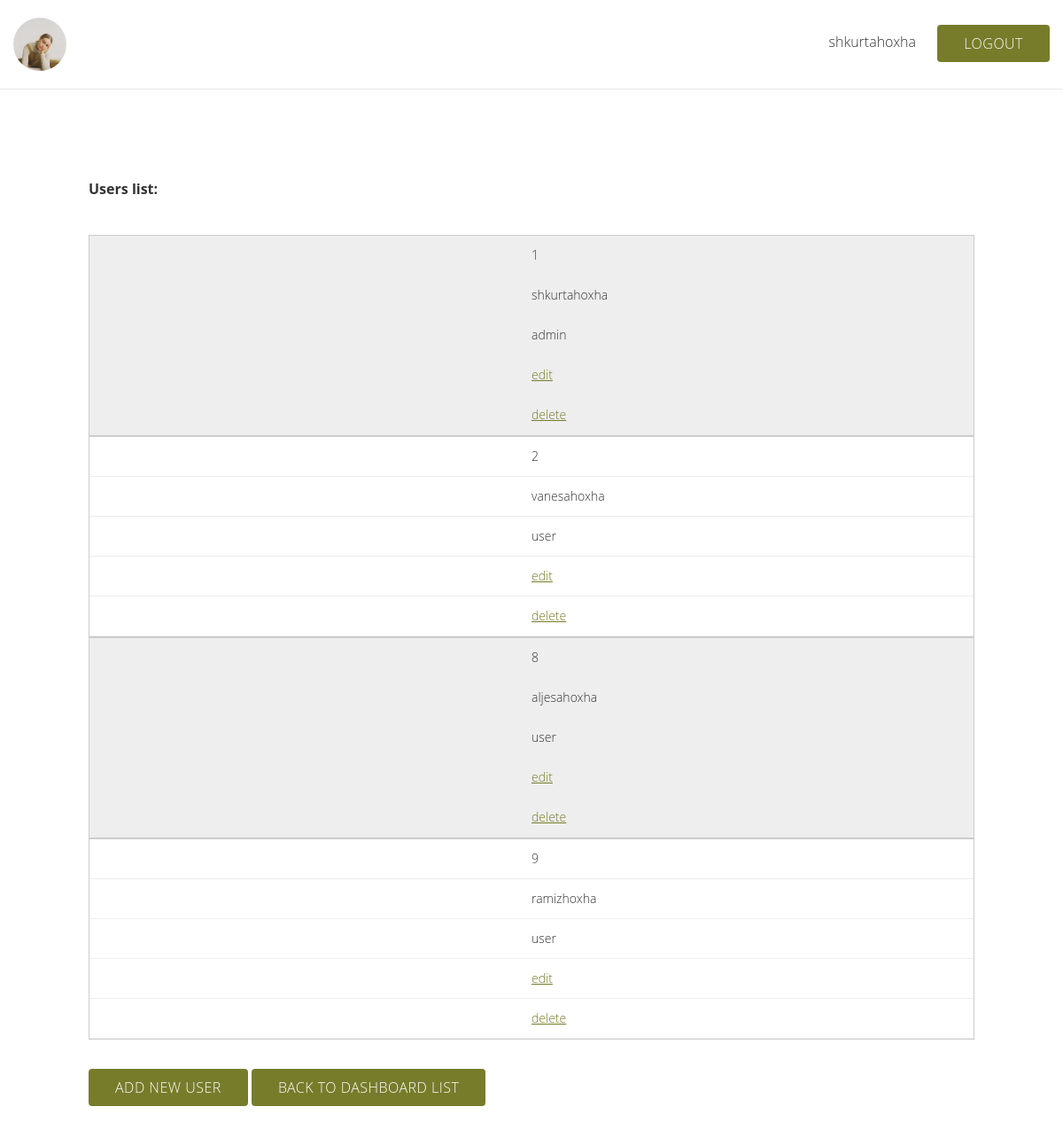
Page /users-list.php (signed in) on the earlier database version.
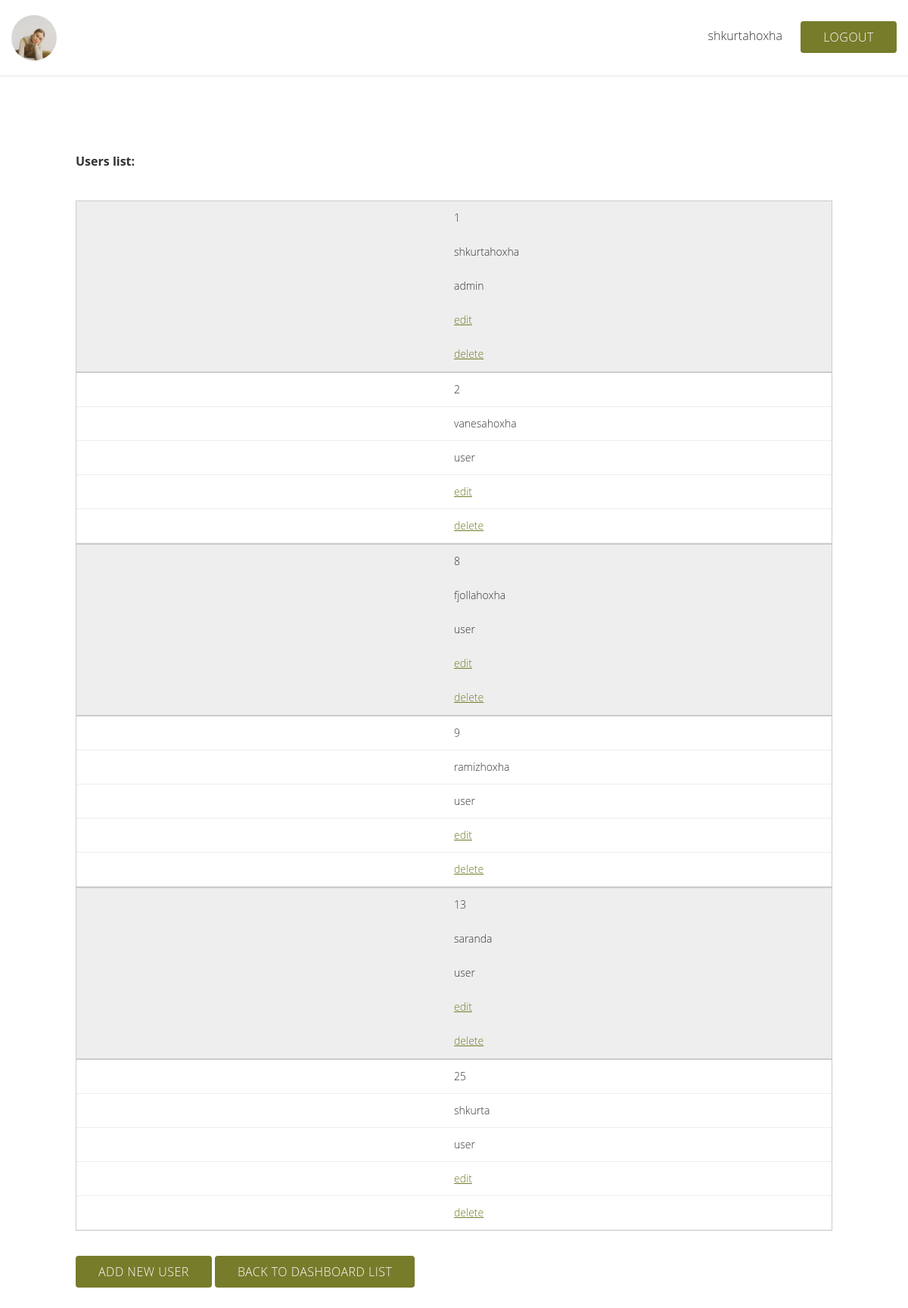
Same page on the later database version.
### tables this page shows
CREATE TABLE `users` (
  `id` int(11) NOT NULL,
  `username` varchar(50) NOT NULL,
  `password` varchar(255) NOT NULL,
  `role` enum('user','admin') NOT NULL,
  `created_at` datetime DEFAULT CURRENT_TIMESTAMP
);

### db/Dbconnect.php (called while the page is built)
<?php
class Dbconnect
{
    private $_localhost = 'localhost';
    private $_user = 'root';
    private $_password = '*Shkurta123*';
    private $_dbname = 'photography';
    protected $connection;
    public function __construct()
    {
        if (!isset($this->connection)) {
            $this->connection = new mysqli($this->_localhost, $this->_user, $this->_password, $this->_dbname);
        }
        else{
            echo "connection failed";
        }
        return $this->connection;
    }
}

### Crud.php (called while the page is built, shortened)
<?php
include_once('db/Dbconnect.php');
class Crud extends Dbconnect
{
    public function selectalldata($table)
    {
        $select = "SELECT * FROM $table";
        $select1 = $this->connection->query($select);
        return $select1;
    }
}
?>

### users-list.php (the view, shortened to what this page needs)
<?php
include("layout/header.php");
include_once("Crud.php");
if (isset($_SESSION['username']) && isset($_SESSION['id'])) { ?>
<nav>
    <?php if ($_SESSION['role'] == 'admin') { ?>
    <div class="admin-top-header flex custom-justify">
        <figure class="admin-logo">
            <img src="assets/images/general/Shkurta-Photographer.jpg" alt="" title="">
        </figure>
        <div class="dashboard-btns">
            <?= $_SESSION['username'] ?>
            <a href="logout.php" class="btn">Logout</a>
        </div>
    </div>
    <div class="tabset">
        <h4>Users list:</h4>
        <table class="table table-striped">
            <tbody>
            <?php
            $crud= new crud();
            $result = $crud->selectalldata("users");
            while($data = mysqli_fetch_array($result))
            {
                ?>
                <tr>
                    <td><?php echo $data['id']; ?></td>
                    <td><?php echo $data['username']; ?></td>
                    <td><?php echo $data['role']; ?></td>
                    <td><a href="edit-users.php?editid=<?php echo $data['id'];?>">edit</td>
                    <td><a href="users-list.php?delid=<?php echo $data['id'];?>" onclick=" return confirm('Do You really want to delete this data')">delete</td>
                </tr>
            <?php } ?>
            </tbody>
        </table>
        <a href="add-users.php" class="btn">Add new user</a>
        <a href="dashboard.php" class="btn">Back to dashboard list</a>
    </div>
    <?php } ?>
    <?php } else {
        header("Location: index.php");
    } ?>
</nav>

Differences in the rows shown:
changed users id 8: username "aljesahoxha" → "fjollahoxha"
added users: id "13", username "saranda", role "user"
added users: id "25", username "shkurta", role "user"
